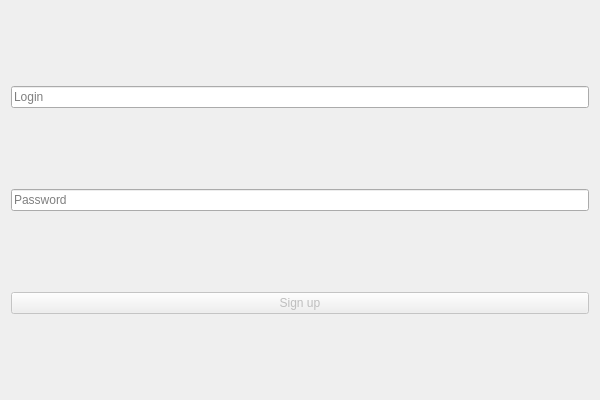
<?xml version="1.0" encoding="UTF-8"?>
<ui version="4.0">
 <class>RegestrationDialog</class>
 <widget class="QDialog" name="RegestrationDialog">
  <property name="geometry">
   <rect>
    <x>0</x>
    <y>0</y>
    <width>600</width>
    <height>400</height>
   </rect>
  </property>
  <property name="windowTitle">
   <string>Regestration</string>
  </property>
  <layout class="QGridLayout" name="gridLayout">
   <item row="1" column="0">
    <widget class="QLineEdit" name="password">
     <property name="echoMode">
      <enum>QLineEdit::EchoMode::Password</enum>
     </property>
     <property name="placeholderText">
      <string>Password</string>
     </property>
    </widget>
   </item>
   <item row="0" column="0">
    <widget class="QLineEdit" name="login">
     <property name="echoMode">
      <enum>QLineEdit::EchoMode::Normal</enum>
     </property>
     <property name="placeholderText">
      <string>Login</string>
     </property>
    </widget>
   </item>
   <item row="2" column="0">
    <widget class="QPushButton" name="signup">
     <property name="enabled">
      <bool>false</bool>
     </property>
     <property name="text">
      <string>Sign up</string>
     </property>
    </widget>
   </item>
  </layout>
 </widget>
 <resources/>
 <connections/>
</ui>
